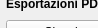
             <widget class="QWidget" name="page_3">
              <property name="geometry">
               <rect>
                <x>0</x>
                <y>0</y>
                <width>98</width>
                <height>28</height>
               </rect>
              </property>
              <attribute name="label">
               <string>Esportazioni</string>
              </attribute>
              <widget class="QPushButton" name="pushButton_exp_index_us">
               <property name="geometry">
                <rect>
                 <x>191</x>
                 <y>20</y>
                 <width>150</width>
                 <height>24</height>
                </rect>
               </property>
               <property name="font">
                <font>
                 <pointsize>9</pointsize>
                </font>
               </property>
               <property name="text">
                <string>Elenco US</string>
               </property>
               <property name="icon">
                <iconset resource="resources.qrc">
                 <normaloff>:/images/sheet.png</normaloff>:/images/sheet.png</iconset>
               </property>
              </widget>
              <widget class="QLabel" name="label_41">
               <property name="geometry">
                <rect>
                 <x>6</x>
                 <y>-6</y>
                 <width>179</width>
                 <height>20</height>
                </rect>
               </property>
               <property name="font">
                <font>
                 <weight>75</weight>
                 <bold>true</bold>
                </font>
               </property>
               <property name="text">
                <string>Esportazioni PDF/PNG</string>
               </property>
              </widget>
              <widget class="QPushButton" name="pushButton_pdf_exp">
               <property name="geometry">
                <rect>
                 <x>6</x>
                 <y>20</y>
                 <width>179</width>
                 <height>24</height>
                </rect>
               </property>
               <property name="font">
                <font>
                 <pointsize>9</pointsize>
                </font>
               </property>
               <property name="toolTip">
                <string>Export PDF</string>
               </property>
               <property name="text">
                <string>Singole schede US</string>
               </property>
               <property name="icon">
                <iconset resource="resources.qrc">
                 <normaloff>:/images/sheet.png</normaloff>:/images/sheet.png</iconset>
               </property>
              </widget>
              <widget class="QPushButton" name="pushButton_exp_tavole">
               <property name="geometry">
                <rect>
                 <x>10</x>
                 <y>60</y>
                 <width>171</width>
                 <height>24</height>
                </rect>
               </property>
               <property name="text">
                <string>Espotazione Tavole</string>
               </property>
              </widget>
             </widget>
